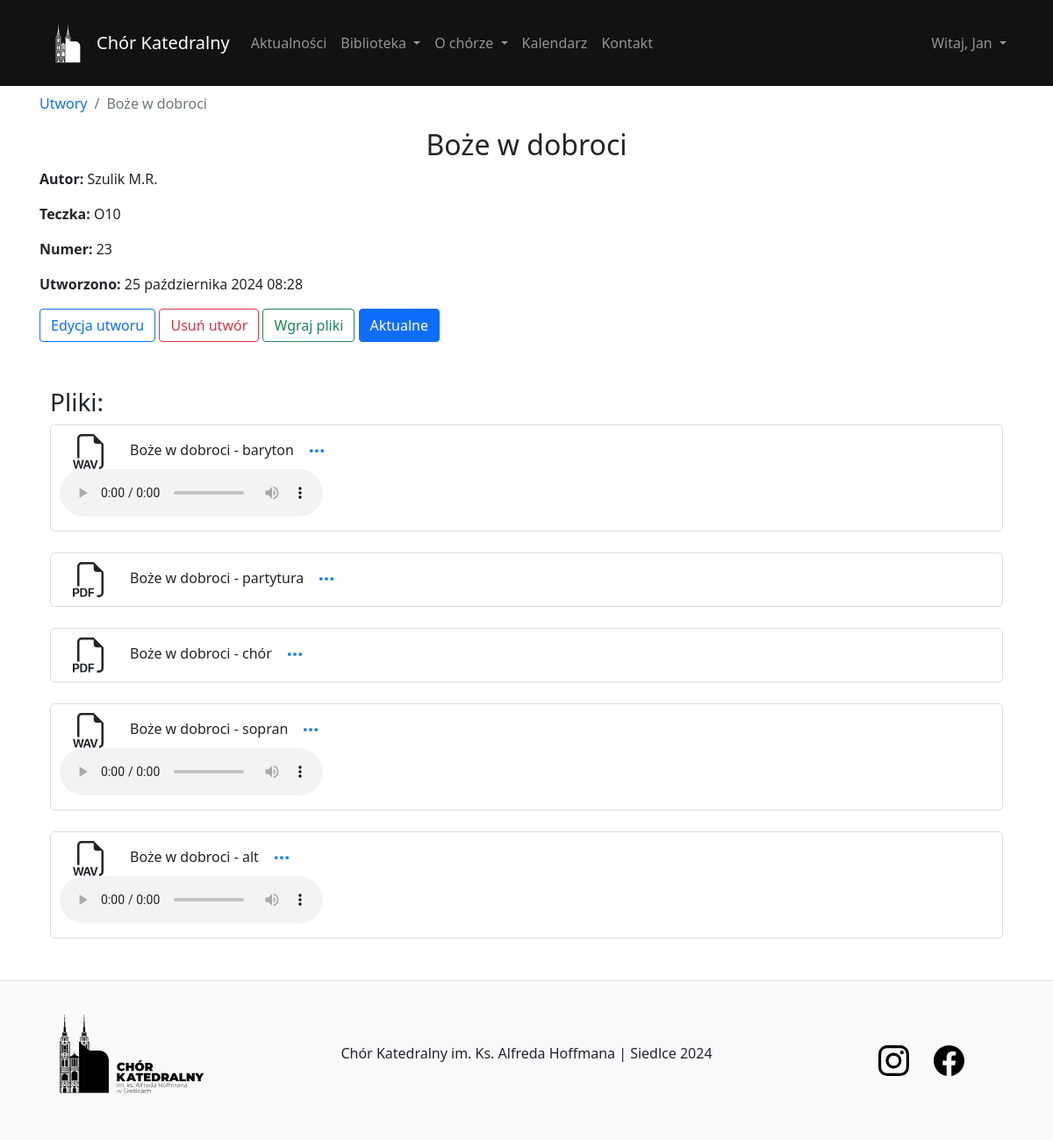
Screenshot of /composition/details/17/ (signed in) with the database file from the repository.
### user/models.py (models this page shows, shortened)
class User(AbstractBaseUser, PermissionsMixin):
    email = models.EmailField(unique=True)
    name = models.CharField(max_length=30)
    surname = models.CharField(max_length=30)
    voice_type = models.CharField(max_length=10, default='guest')
    last_activity = models.DateTimeField(null=True, blank=True)
    is_staff = models.BooleanField(default=False)
    is_active = models.BooleanField(default=True)
    date_joined = models.DateTimeField(default=timezone.now)
    objects = CustomUserManager()
    USERNAME_FIELD = 'email'
    REQUIRED_FIELDS = ['name', 'surname']

### composition/models.py (models this page shows, shortened)
class Composition(models.Model):
    name = models.CharField('Name', max_length=45)
    author = models.CharField('Author', max_length=35)
    number = models.PositiveIntegerField(unique=True)
    folder = models.ForeignKey(Folder, related_name='compositions', on_delete=models.SET_NULL, null=True, blank=True)
    isActual = models.BooleanField('Is Actual', default=False)
    note = models.CharField('Note', max_length=250, null=True, blank=True)  # Может быть нулём + можно ничего не вписывать в форме
    date_joined = models.DateTimeField(default=timezone.now)
    class Meta:
        verbose_name = 'Composition'
        verbose_name_plural = 'Compositions'

class CompositionFile(models.Model):
    FILE_TYPES = [
        ('mp3', 'MP3 File'),
        ('wav', 'WAV File'),
        ('pdf', 'PDF File')
    ]
    composition = models.ForeignKey(Composition, related_name='files', on_delete=models.CASCADE)
    file = models.FileField(upload_to=composition_file_path)
    file_type = models.CharField(max_length=3, choices=FILE_TYPES)

### folder/models.py (models this page shows)
class Folder(models.Model):
    name = models.CharField('name', max_length=45, unique=True)
    note = models.CharField('note', max_length=250, null=True, blank=True) # Может быть нулём + можно ничего не вписывать в форме
    colour = models.CharField('colour', max_length=25, null=True, blank=True)
    date_joined = models.DateTimeField(default=timezone.now)
    def __str__(self):
        return self.name
    class Meta:
        verbose_name = 'Folder'
        verbose_name_plural = 'Folders'

### composition/views.py (the view)
# urls.py: path('details/<int:id>/', views.detailsComposition, name='detailsComposition'),
def detailsComposition(request, id):
    composition = get_object_or_404(Composition, id=id)
    return render(request, 'composition/details.html', {'composition': composition})

### composition/templatetags/extras.py (called while the page is built)
@register.filter
def get_filename_without_extension(path):
    filename = path.rsplit('/', 1)[-1] if '/' in path else path
    return filename.split('.')[0] if '.' in filename else filename

### library/context_processors.py (called while the page is built)
def current_time(request):
    now = timezone.now()
    return {
        'current_year': now.year,
        'current_month': now.month,
    }

### composition/templates/composition/details.html (shortened to what this page needs)
{% extends 'content/template.html' %}
{% load static %}
{% load extras %}
{% block body %}
<link rel="stylesheet" href="https://cdn.jsdelivr.net/npm/plyr@3/dist/plyr.css" />
<div class="pt-2">
    <nav aria-label="breadcrumb">
        <ol class="breadcrumb">
            <li class="breadcrumb-item"><a href="{% url 'listComposition' %}">Utwory</a></li>
            <li class="breadcrumb-item active" aria-current="page">{{ composition.name }}</li>
        </ol>
    </nav>
</div>
<h2 class="text-center">{{ composition.name }}</h2>
<p><strong>Autor:</strong> {{ composition.author }}</p>
<p><strong>Teczka:</strong> {{ composition.folder }}</p>
<p><strong>Numer:</strong> {{ composition.number }}</p>
<p><strong>Utworzono:</strong> {{ composition.date_joined }}</p>
{% if perms.composition.change_composition %}
<a href="{% url 'editComposition' id=composition.id %}" class="btn btn-outline-primary mb-1">Edycja utworu</a>
{% endif %}
{% if perms.composition.delete_composition %}
<button type="button" class="btn btn-outline-danger mb-1" data-bs-toggle="modal" data-bs-target="#exampleModal">
    Usuń utwór
</button>
{% endif %}
{% if perms.composition.add_compositionfile %}
<a href="{% url 'uploadFilesComposition' id=composition.id %}" class="btn btn-outline-success mb-1">Wgraj pliki</a>
{% endif %}
{% if perms.composition.change_composition %}
    {% if composition.isActual %}
        <a href="{% url 'toggleActual' composition.id %}" class="btn btn-primary mb-1">Aktualne</a>
    {% else %}
        <a href="{% url 'toggleActual' composition.id %}" class="btn btn-outline-primary mb-1">Aktualne</a>
    {% endif %}
{% else %}
    {% if composition.isActual %}
        <a href="#" class="btn btn-primary">Aktualne</a>
    {% else %}
        <a href="#" class="btn btn-outline-primary">Aktualne</a>
    {% endif %}
{% endif %}
<div class="container mt-5">
    <h3>Pliki:</h3>
    {% if user.is_authenticated %}
    {% if perms.composition.view_compositionfile %}
    <div class="files-container">
        {% for file in composition.files.all %}
        <div class="file-item mb-4">
            <div class="file-actions">
                <div class="btn-group">
                    <div style="margin-right: 10px;">
                    </div>
                    <div class="file-actions">
                        <div class="btn-group" style="vertical-align: -webkit-baseline-middle">
                            {{ file.file.name|get_filename_without_extension }}
                            <button type="button" class="btn btn-action mx-3" data-bs-toggle="dropdown" aria-expanded="false">
                                <svg xmlns="http://www.w3.org/2000/svg" width="20" height="20" fill="currentColor" class="bi bi-three-dots-vertical" viewBox="0 0 16 16">
                                    <path d="M3 9.5a1.5 1.5 0 1 1 0-3 1.5 1.5 0 0 1 0 3zm5 0a1.5 1.5 0 1 1 0-3 1.5 1.5 0 0 1 0 3zm5 0a1.5 1.5 0 1 1 0-3 1.5 1.5 0 0 1 0 3z"/>
                                </svg>
                            </button>
                        </div>
                    </div>
                </div>
            </div>
            <div class="file-controls d-flex justify-content-between align-items-center">
                {% if file.file.url|slice:"-4:" == '.mp3' or file.file.url|slice:"-4:" == '.wav' %}
                <div class="audio-player">
                    <audio controls>
                        <source src="{{ file.file.url }}" type="{% if file.file.url|slice:"-4:" == '.mp3' %}audio/mpeg{% else %}audio/wav{% endif %}">
                    </audio>
                </div>
                {% endif %}
            </div>
        </div>
        {% endfor %}
    </div>
    {% else %}
    <p>Nie masz uprawnień do przeglądania plików. Skontaktuj się z administratorem żeby uzyskać uprawnienia.</p>
    {% endif %}
    {% else %}
    <p>Dostęp do plików mają tylko zalogowane osoby posiadające odpowienie uprawnienia</p>
    <div class="container">
        <a href="{% url 'signIn' %}" class="btn btn-outline-success">Zaloguj</a>
    </div>
    {% endif %}
</div>
{% endblock %}

### content/templates/content/template.html (shortened to what this page needs)
{% load static %}
<!DOCTYPE html>
<html lang="en">
<head>
    <link href="https://cdn.jsdelivr.net/npm/bootstrap@5.0.2/dist/css/bootstrap.min.css" rel="stylesheet">
    <link rel="stylesheet" href="https://cdnjs.cloudflare.com/ajax/libs/toastr.js/latest/toastr.min.css">
    <link rel="stylesheet" href="{% static 'content/css/main.css' %}">
    <link rel="stylesheet" href="{% static 'content/css/scss.scss' %}">
</head>
<body class="body-bg">
    <div class="overlay">
        <nav class="navbar navbar-dark navbar-expand-lg bg-dark sticky-top">
            <div class="container main-container">
                <img class="m-0 p-0" src="{% static 'content/img/logo_light.svg' %}" width="65px" alt="Chór Katedralny">
                <a class="navbar-brand text-center" href="/">
                    Chór Katedralny
                </a>
                <div class="collapse navbar-collapse" id="navbarTogglerDemo03">
                    <ul class="navbar-nav me-auto mb-2 mb-lg-0">
                        <li class="nav-item">
                            <a class="nav-link" href="{% url 'listNews' %}">Aktualności</a>
                        </li>
                        {% if user.is_authenticated %}
                        <li class="nav-item dropdown">
                            <a class="nav-link dropdown-toggle" href="#" id="navbarDarkDropdownMenuLink" role="button"
                               data-bs-toggle="dropdown" aria-expanded="false">
                                Biblioteka
                            </a>
                        </li>
                        {% else %}
                        <li class="nav-item">
                            <a class="nav-link" href="{% url 'listComposition' %}">Biblioteka</a>
                        </li>
                        {% endif %}
                        <ul class="navbar-nav">
                            <li class="nav-item dropdown">
                                <a class="nav-link dropdown-toggle" href="#" id="navbarDarkDropdownMenuLink" role="button"
                                   data-bs-toggle="dropdown" aria-expanded="false">
                                    O chórze
                                </a>
                            </li>
                        </ul>
                        <li class="nav-item">
                            {% if current_year and current_month %}
                            <a class="nav-link" href="{% url 'calendar' current_year current_month %}">Kalendarz</a>
                            {% else %}
                                <a class="nav-link" href="#">Kalendarz</a>
                            {% endif %}
                        </li>
                        <li class="nav-item">
                            <a class="nav-link" href="{% url 'contact' %}">Kontakt</a>
                        </li>
                    </ul>
                    {% if user.is_authenticated %}
                        <ul class="navbar-nav">
                            <li class="nav-item dropdown">
                                <a class="nav-link dropdown-toggle" href="#" id="navbarDarkDropdownMenuLink" role="button"
                                   data-bs-toggle="dropdown" aria-expanded="false">
                                   Witaj, {{ user.name }}
                                </a>
                            </li>
                        </ul>
                    {% else %}
                        <a class="btn btn-success" href="{% url 'signIn' %}" role="button">Zaloguj</a>
                    {% endif %}
                </div>
            </div>
        </nav>
        <div class="container main-container align-items-center" style="min-height: 90vh; width: 100%">
            <div class="toast-container position-fixed bottom-0 end-0 p-3" style="z-index: 11">
            </div>
            {% block body %}
            {% endblock %}
        </div>
        {% include 'content/footer.html' %}
    </div>
</body>
</html>

### content/static/content/css/main.css (style rules this page uses)
.main-container { margin-right: auto; margin-left: auto; padding-right: 15px; padding-left: 15px; }
.sticky-top { position: sticky; top: 0; scroll-padding-top: 108px; }
a { text-decoration: none; }

### content/templates/content/template.html (style rules this page uses)
.bg-dark { background-color: rgb(19, 18, 18) !important; }

### composition/templates/composition/details.html (style rules this page uses)
.file-item { display: flex; flex-direction: column; padding: 10px; border: 1px solid #ddd; border-radius: 5px; margin-bottom: 15px; }
.file-controls { display: flex; flex-wrap: wrap; justify-content: space-between; align-items: center; }
.audio-player { flex: 1; min-width: 200px; }
.file-actions { flex-shrink: 0; margin-left: 15px; }
.btn-action { background: none; border: none; padding: 0; cursor: pointer; }
.btn-action svg { fill: #007bff; transition: fill 0.2s ease; }

### rows the page displays
User: name "Jan"
Composition: name "Boże w dobroci", author "Szulik M.R.", folder "O10", number "23", date_joined "25 października 2024 08:28"
CompositionFile: file.name|get_filename_without_extension "Boże w dobroci - baryton"
CompositionFile: file.name|get_filename_without_extension "Boże w dobroci - partytura"
CompositionFile: file.name|get_filename_without_extension "Boże w dobroci - chór"
CompositionFile: file.name|get_filename_without_extension "Boże w dobroci - sopran"
CompositionFile: file.name|get_filename_without_extension "Boże w dobroci - alt"
